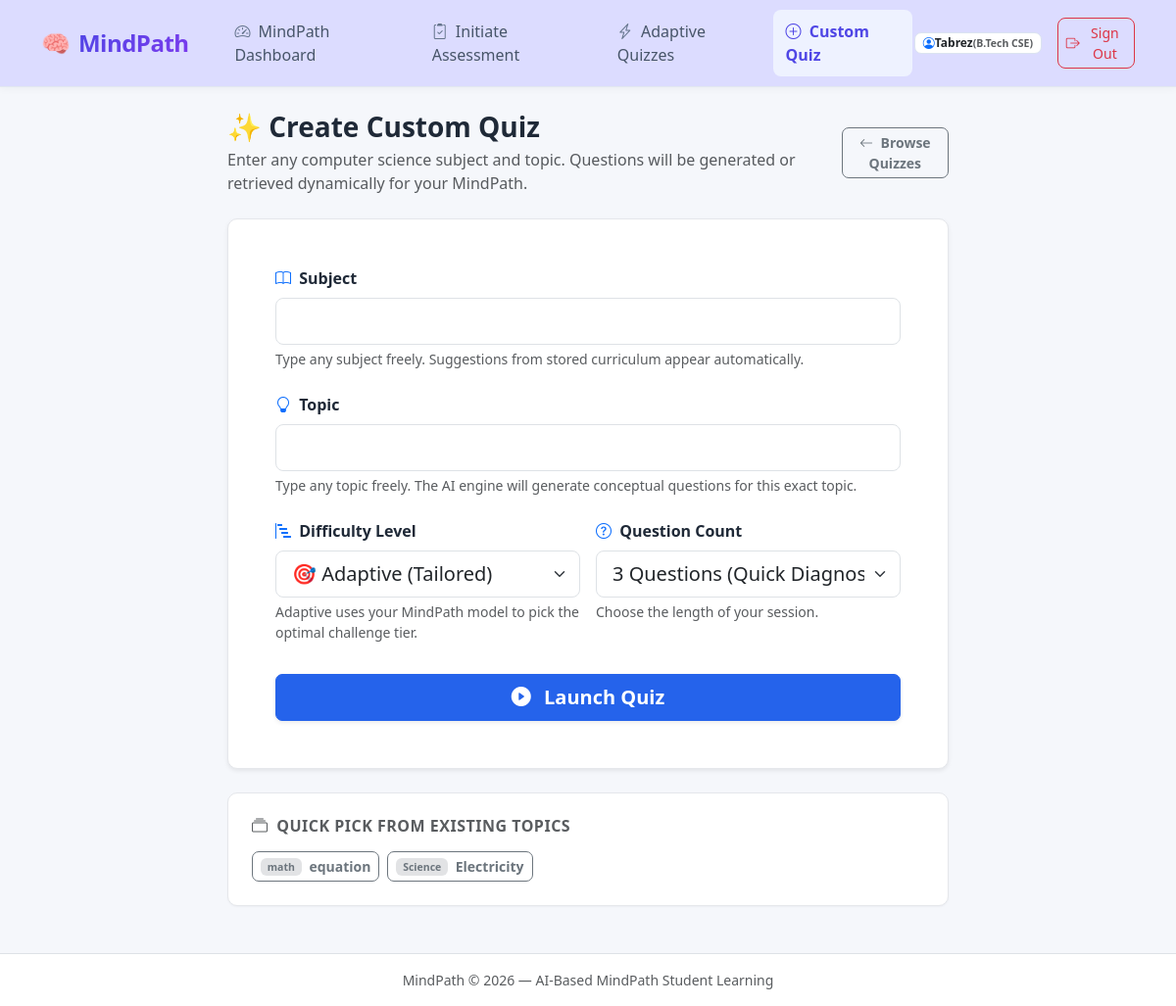
The app's page /quiz/custom (signed in) with its own data.
### tables this page shows
CREATE TABLE users (
        id INTEGER PRIMARY KEY AUTOINCREMENT,
        name TEXT NOT NULL,
        email TEXT UNIQUE NOT NULL,
        created_at TIMESTAMP DEFAULT CURRENT_TIMESTAMP
    , password_hash TEXT DEFAULT '', course TEXT DEFAULT '', academic_year TEXT DEFAULT '', learning_goal TEXT DEFAULT '', role TEXT DEFAULT 'student');

CREATE TABLE topics (
        id INTEGER PRIMARY KEY AUTOINCREMENT,
        subject TEXT NOT NULL,
        name TEXT NOT NULL,
        description TEXT
    , is_generated INTEGER NOT NULL DEFAULT 0, created_at TIMESTAMP DEFAULT '2000-01-01 00:00:00');

### app.py (the view, shortened to what this page needs)
@app.route('/quiz/custom', methods=['GET', 'POST'])
@login_required
def custom_quiz():
    user = get_current_user()
    data_suggestions = get_all_subjects_and_topics()
    if request.method == 'GET':
        prefill_subj = request.args.get('subject', '').strip()
        prefill_topic = request.args.get('topic', '').strip()
        prefill_diff = request.args.get('difficulty', 'adaptive').strip().lower()
        prefill_count = request.args.get('count', '3').strip()
        return render_template(
            'quiz_custom.html',
            current_user=user,
            subjects=data_suggestions['subjects'],
            topics=data_suggestions['topics'],
            selected_subject=prefill_subj,
            selected_topic=prefill_topic,
            selected_difficulty=prefill_diff,
            selected_count=prefill_count
        )

### app.py (called while the page is built)
def generate_csrf_token():
    if '_csrf_token' not in session:
        session['_csrf_token'] = secrets.token_hex(32)
    return session['_csrf_token']

@app.before_request
def csrf_protect():
    if request.method == "POST":
        token = request.form.get('csrf_token') or request.headers.get('X-CSRFToken')
        session_token = session.get('_csrf_token')
        if not token or not session_token or not secrets.compare_digest(token, session_token):
            flash("Security check failed (CSRF token missing or expired). Please try again.", "danger")
            if request.is_json or request.path.startswith('/api/'):
                return jsonify({"error": "CSRF validation failed"}), 400
            return redirect(request.referrer or url_for('login'))

def login_required(f):
    @wraps(f)
    def decorated_function(*args, **kwargs):
        if 'user_id' not in session:
            flash("Please sign in to access this page.", "warning")
            return redirect(url_for('login', next=request.path))
        return f(*args, **kwargs)
    return decorated_function

def get_current_user():
    user_id = session.get('user_id')
    if not user_id:
        return None
    return get_user_by_id(user_id)

@app.context_processor
def inject_user():
    return dict(current_user=get_current_user())

### database.py (called while the page is built)
def get_db_path():
    return os.environ.get('LEARNTWIN_DB_PATH', os.path.join(os.path.dirname(__file__), 'learntwin.db'))

def get_connection(db_path=None, timeout=30.0):
    target_path = db_path or get_db_path()
    conn = sqlite3.connect(target_path, timeout=timeout)
    conn.row_factory = sqlite3.Row
    conn.execute(f"PRAGMA busy_timeout = {int(timeout * 1000)}")
    conn.execute("PRAGMA foreign_keys = ON")
    return conn

def get_user_by_id(user_id, db_path=None):
    if not user_id:
        return None
    conn = get_connection(db_path)
    try:
        cursor = conn.cursor()
        cursor.execute("SELECT id, name, email, course, academic_year, learning_goal, role, created_at FROM users WHERE id = ?", (user_id,))
        row = cursor.fetchone()
        return dict(row) if row else None
    finally:
        conn.close()

### templates/quiz_custom.html (shortened to what this page needs)
{% extends "base.html" %}
{% block content %}
<div class="row justify-content-center">
    <div class="col-12 col-lg-8">
        <div class="d-flex justify-content-between align-items-center mb-4">
            <div>
                <h3 class="fw-bold mb-1">✨ Create Custom Quiz</h3>
                <p class="text-muted mb-0">Enter any computer science subject and topic. Questions will be generated or retrieved dynamically for your MindPath.</p>
            </div>
            <a href="{{ url_for('select_quiz') }}" class="btn btn-outline-secondary btn-sm">
                <i class="bi bi-arrow-left me-1"></i> Browse Quizzes
            </a>
        </div>
        <div class="twin-card p-4 p-md-5 mb-4 shadow-sm">
            <form method="POST" action="{{ url_for('custom_quiz') }}" id="custom-quiz-form">
                <div class="mb-4">
                    <label for="subject" class="form-label fw-semibold">
                        <i class="bi bi-book text-primary me-1"></i> Subject
                    </label>
                    <input
                        type="text"
                        class="form-control form-control-lg"
                        id="subject"
                        name="subject"
                        list="subject-suggestions"
                        placeholder=""
                        value="{{ selected_subject or '' }}"
                        autocomplete="off"
                        required
                    >
                    <div class="form-text">
                        Type any subject freely. Suggestions from stored curriculum appear automatically.
                    </div>
                </div>
                <div class="mb-4">
                    <label for="topic" class="form-label fw-semibold">
                        <i class="bi bi-lightbulb text-primary me-1"></i> Topic
                    </label>
                    <input
                        type="text"
                        class="form-control form-control-lg"
                        id="topic"
                        name="topic"
                        list="topic-suggestions"
                        placeholder=""
                        value="{{ selected_topic or '' }}"
                        autocomplete="off"
                        required
                    >
                    <div class="form-text">
                        Type any topic freely. The AI engine will generate conceptual questions for this exact topic.
                    </div>
                </div>
                <div class="row g-3 mb-4">
                    <div class="col-12 col-md-6">
                        <label for="difficulty" class="form-label fw-semibold">
                            <i class="bi bi-bar-chart-steps text-primary me-1"></i> Difficulty Level
                        </label>
                        <select class="form-select form-select-lg" id="difficulty" name="difficulty">
                            <option value="adaptive" {% if selected_difficulty == 'adaptive' or not selected_difficulty %}selected{% endif %}>
                                🎯 Adaptive (Tailored)
                            </option>
                        </select>
                        <div class="form-text">Adaptive uses your MindPath model to pick the optimal challenge tier.</div>
                    </div>
                    <div class="col-12 col-md-6">
                        <label for="count" class="form-label fw-semibold">
                            <i class="bi bi-question-circle text-primary me-1"></i> Question Count
                        </label>
                        <select class="form-select form-select-lg" id="count" name="count">
                            <option value="3" {% if selected_count == '3' or not selected_count %}selected{% endif %}>3 Questions (Quick Diagnostic)</option>
                        </select>
                        <div class="form-text">Choose the length of your session.</div>
                    </div>
                </div>
                <div class="d-grid gap-2 pt-2">
                    <button type="submit" class="btn btn-primary btn-lg fw-semibold shadow-sm" id="submit-btn">
                        <i class="bi bi-play-circle-fill me-2"></i> Launch Quiz
                    </button>
                </div>
            </form>
        </div>
        {% if topics %}
        <div class="twin-card p-4 mb-4">
            <h6 class="fw-bold mb-3 text-muted text-uppercase" style="letter-spacing: 0.5px;">
                <i class="bi bi-collection me-1"></i> Quick Pick from Existing Topics
            </h6>
            <div class="d-flex flex-wrap gap-2">
                {% for t in topics %}
                <button type="button" class="btn btn-sm btn-outline-secondary quick-pick-btn"
                        data-subject="{{ t.subject }}" data-topic="{{ t.name }}">
                    <span class="badge bg-secondary-subtle text-secondary me-1">{{ t.subject }}</span>
                    {{ t.name }}
                </button>
                {% endfor %}
            </div>
        </div>
        {% endif %}
    </div>
</div>
{% endblock %}

### templates/base.html (shortened to what this page needs)
<!DOCTYPE html>
<html lang="en">
<head>
    <link href="https://cdn.jsdelivr.net/npm/bootstrap@5.3.3/dist/css/bootstrap.min.css" rel="stylesheet">
    <link rel="stylesheet" href="https://cdn.jsdelivr.net/npm/bootstrap-icons@1.11.3/font/bootstrap-icons.min.css">
    <link rel="stylesheet" href="{{ url_for('static', filename='css/style.css') }}">
</head>
<body>
    <nav class="navbar navbar-expand-lg navbar-light bg-white border-bottom sticky-top">
        <div class="container">
            <a class="navbar-brand d-flex align-items-center gap-2"
                href="{{ url_for('dashboard') if current_user else url_for('login') }}">
                <span class="fs-4">🧠</span>
                <span class="brand-logo fs-4">MindPath</span>
            </a>
            <div class="collapse navbar-collapse" id="navContent">
                <ul class="navbar-nav me-auto mb-2 mb-lg-0 ms-lg-3">
                    {% if current_user %}
                    <li class="nav-item">
                        <a class="nav-link {% if request.endpoint == 'dashboard' %}active fw-semibold text-primary{% endif %}"
                            href="{{ url_for('dashboard') }}">
                            <i class="bi bi-speedometer2 me-1"></i> MindPath Dashboard
                        </a>
                    </li>
                    <li class="nav-item">
                        <a class="nav-link {% if request.endpoint == 'initial_assessment' %}active fw-semibold text-primary{% endif %}"
                            href="{{ url_for('assessment') }}">
                            <i class="bi bi-clipboard2-check me-1"></i> Initiate Assessment
                        </a>
                    </li>
                    <li class="nav-item">
                        <a class="nav-link {% if request.endpoint in ['select_quiz', 'take_quiz'] %}active fw-semibold text-primary{% endif %}"
                            href="{{ url_for('select_quiz') }}">
                            <i class="bi bi-lightning-charge me-1"></i> Adaptive Quizzes
                        </a>
                    </li>
                    <li class="nav-item">
                        <a class="nav-link {% if request.endpoint == 'custom_quiz' %}active fw-semibold text-primary{% endif %}"
                            href="{{ url_for('custom_quiz') }}">
                            <i class="bi bi-plus-circle me-1"></i> Custom Quiz
                        </a>
                    </li>
                    {% endif %}
                </ul>
                <div class="d-flex align-items-center gap-2">
                    {% if current_user %}
                    <div class="d-flex align-items-center gap-2 me-2">
                        <span class="badge bg-light text-dark border px-2.5 py-1.5 d-flex align-items-center gap-1.5">
                            <i class="bi bi-person-circle text-primary"></i>
                            <span class="fw-semibold">{{ current_user.name }}</span>
                            {% if current_user.course %}
                            <span class="text-muted small">({{ current_user.course }})</span>
                            {% endif %}
                        </span>
                    </div>
                    <form action="{{ url_for('logout') }}" method="POST" class="m-0">
                        <button type="submit" class="btn btn-outline-danger btn-sm d-flex align-items-center gap-1">
                            <i class="bi bi-box-arrow-right"></i> Sign Out
                        </button>
                    </form>
                    {% else %}
                    <a href="{{ url_for('login') }}" class="btn btn-outline-primary btn-sm px-3">Sign In</a>
                    <a href="{{ url_for('register') }}" class="btn btn-primary btn-sm px-3">Register</a>
                    {% endif %}
                </div>
            </div>
        </div>
    </nav>
    <main class="container my-4 flex-grow-1">
        {% if error_title %}
        <div class="text-center py-5">
            <h1 class="display-4 fw-bold text-danger">{{ error_title }}</h1>
            <p class="lead text-muted">{{ error_message }}</p>
            <a href="{{ url_for('dashboard') if current_user else url_for('login') }}"
                class="btn btn-primary mt-3">Return Home</a>
        </div>
        {% else %}
        {% block content %}{% endblock %}
        {% endif %}
    </main>
    <footer class="bg-white border-top py-3 mt-auto">
        <div class="container text-center text-muted small">
            <span>MindPath &copy; 2026 — AI-Based MindPath Student Learning</span>
        </div>
    </footer>
</body>
</html>

### static/css/style.css (style rules this page uses)
:root { --primary: #2563eb; --primary-hover: #1d4ed8; --success: #16a34a; --warning: #d97706; --danger: #dc2626; --page-bg: #f5f7fb; --card-bg: #ffffff; --card-border: #e5e7eb; --text-main: #1f2937; --text-muted: #6b7280; --radius: 10px; }
html { scroll-behavior: smooth; }
body { font-family: "Segoe UI", system-ui, -apple-system, BlinkMacSystemFont, sans-serif; background: var(--page-bg); color: var(--text-main); min-height: 100vh; display: flex; flex-direction: column; }
main { flex: 1; }
.navbar { background: #dcdcff !important; border-bottom: 1px solid #e2e8f0 !important; box-shadow: 0 2px 8px rgba(30, 41, 59, 0.04); min-height: 72px; }
.navbar .container { min-height: 72px; }
.navbar-brand { color: #1e3a8a !important; }
.brand-logo { font-weight: 800; letter-spacing: -0.5px; background: linear-gradient(135deg, #4f46e5 0%, #7c3aed 100%); -webkit-background-clip: text; -webkit-text-fill-color: transparent; }
.navbar .nav-link { color: #475569 !important; font-weight: 500; padding: 0.65rem 0.8rem !important; border-radius: 8px; margin: 0 2px; transition: all 0.2s ease; }
.navbar .nav-link.active { color: #4f46e5 !important; background: #eef2ff; font-weight: 600; }
.navbar .nav-link i { color: #64748b; transition: color 0.2s ease; }
.navbar .nav-link:hover i, .navbar .nav-link.active i { color: #4f46e5; }
.navbar .badge { border-radius: 7px; }
.navbar .d-flex .badge { background: #ffffff !important; border-color: #dbe3f0 !important; }
.navbar .btn-outline-danger { border-radius: 8px; font-weight: 500; transition: all 0.2s ease; }
.mindpath-card, .twin-card { background: var(--card-bg); border: 1px solid var(--card-border); border-radius: var(--radius); box-shadow: 0 1px 2px rgba(15, 23, 42, 0.04); transition: box-shadow 0.2s ease, border-color 0.2s ease; }
.btn { border-radius: 7px; font-weight: 600; }
.btn-primary { background-color: var(--primary); border-color: var(--primary); }

### records on screen
users: name "Tabrez", course "B.Tech CSE"
topics: subject "math", name "equation"
topics: subject "Science", name "Electricity"
